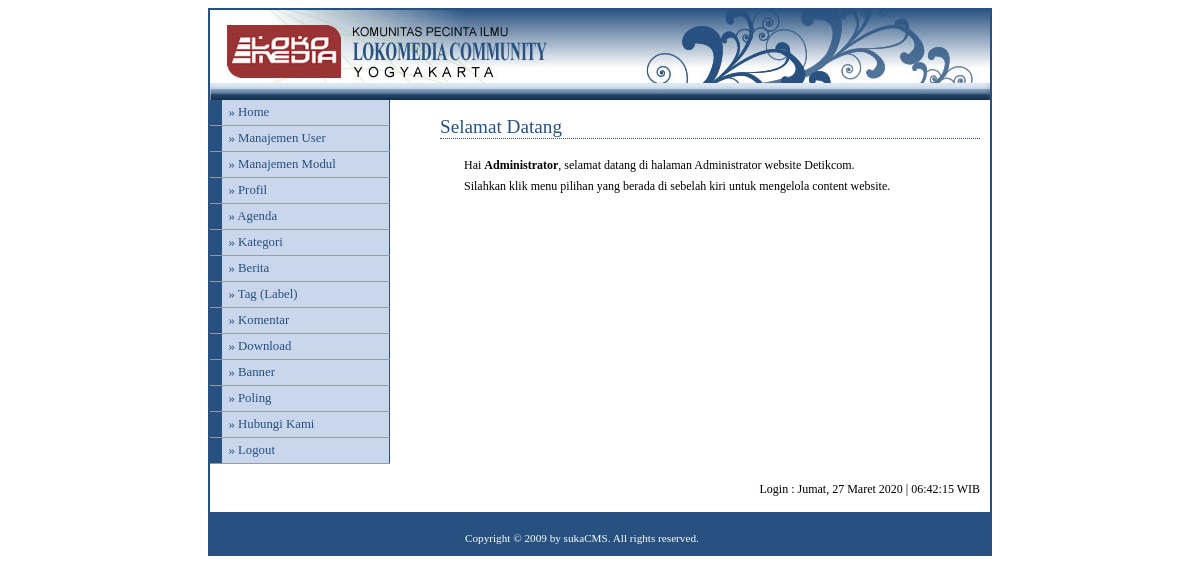
The page /adminweb/media.php?module=home (signed in) on the database its author committed.
### tables this page shows
CREATE TABLE `modul` (
  `id_modul` int(5) NOT NULL auto_increment,
  `nama_modul` varchar(50) NOT NULL,
  `link` varchar(100) NOT NULL,
  `static_content` text NOT NULL,
  `gambar` varchar(100) NOT NULL,
  `publish` enum('Y','N') NOT NULL,
  `status` enum('user','admin') NOT NULL,
  `aktif` enum('Y','N') NOT NULL,
  `urutan` int(5) NOT NULL,
  `link_seo` varchar(50) NOT NULL,
  PRIMARY KEY  (`id_modul`)
);

### adminweb/menu.php (the view, shortened to what this page needs)
<?php
if ($_SESSION[leveluser]=='admin'){
  $sql=mysql_query("select * from modul where aktif='Y' order by urutan");
}
else{
  $sql=mysql_query("select * from modul where status='user' and aktif='Y' order by urutan");
}
while ($m=mysql_fetch_array($sql)){
  echo "<li><a href='$m[link]'>&#187; $m[nama_modul]</a></li>";
}
?>

### adminweb/style.css (style rules this page uses)
body { font-family: Tahoma; text-align: center; }
#menu li { width: 180px; border-bottom: 1px solid #969BA5; margin: 0; padding: 0; font-size: 80%; vertical-align: bottom; }
#menu a:link, #menu a:visited { display: block; padding: 5px 5px 5px 0.5em; border-left: 12px solid #265180; border-right: 1px solid #265180; background-color: #CAD6EC; color: #265180; text-decoration: none; }
a:link,a:visited { color:#265180; }

### rows shown on the page
modul: nama_modul "Manajemen User"
modul: nama_modul "Manajemen Modul"
modul: nama_modul "Profil"
modul: nama_modul "Agenda"
modul: nama_modul "Kategori"
modul: nama_modul "Berita"
modul: nama_modul "Tag (Label)"
modul: nama_modul "Komentar"
modul: nama_modul "Download"
modul: nama_modul "Banner"
modul: nama_modul "Poling"
modul: nama_modul "Hubungi Kami"

### other values the page prints
$_SESSION[namalengkap] "Administrator"
$hari_ini "Jumat"
